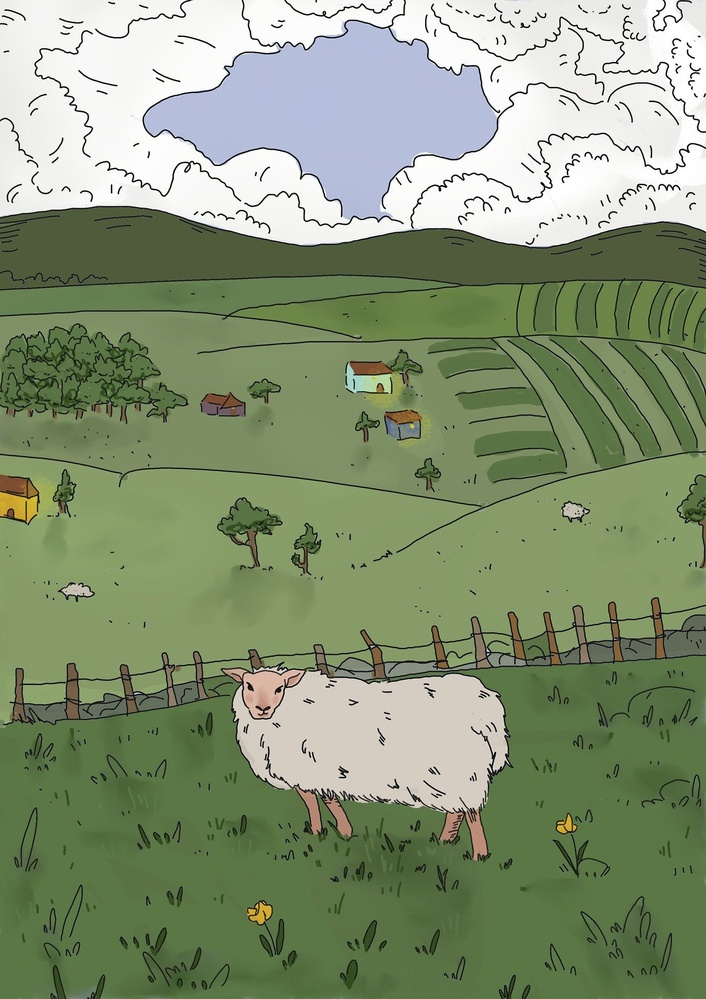
#> input picture får.jpg, 706 x 999 px, shrunk from 1357 x 1920 before the run
$ python exempel_Wmatris.py
#> lines starting #> are read from the running program, lines starting #| are printed output that depends on the picture
# -*- coding: utf-8 -*-
"""
Created on Wed Jul 20 20:53:00 2022
@author: petrusisaksson
"""
from numpy import *
from matplotlib.pyplot import *
import imageio as iio

"Exempel för att skapa Wavelet transformation"

får=iio.imread('får.jpg',as_gray=True)
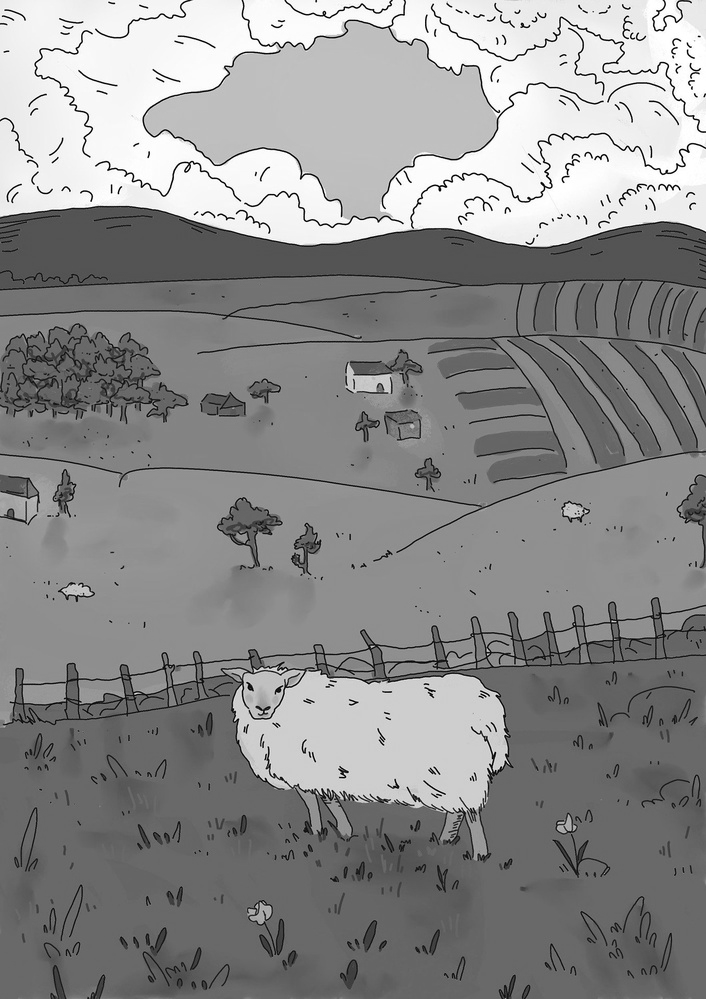
#> får: shape (999, 706) float32; min 0, max 255, mean 141

# [44 lines left out: functions Wavelet_trans, simplifyfoto, not called in this run]

#gruppfoto_trans=Wavelet_trans(gruppfoto)
#iio.imsave('grupfoto_trans.jpg',gruppfoto_trans)

$ run again, with gruppfoto.jpg copied over får.jpg
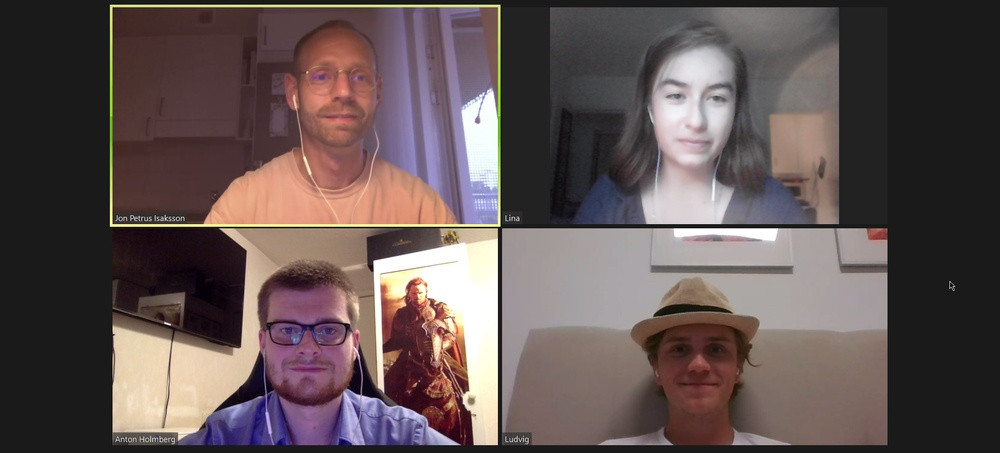
#> input picture gruppfoto.jpg, 1000 x 453 px, shrunk from 1920 x 869 before the run
#> `får=iio.imread('får.jpg',as_gray=True)`:
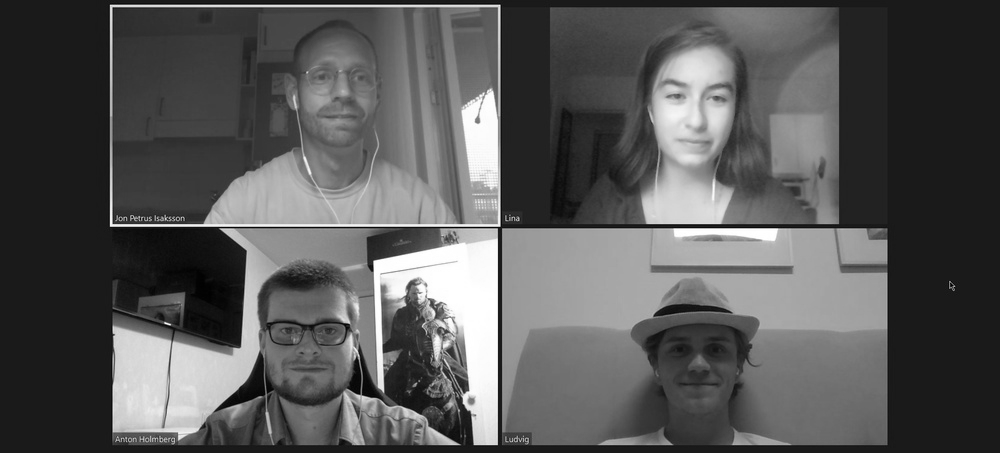
#> får: shape (453, 1000) float32; min 0, max 255, mean 88.2

$ run again, with hannes.jpg copied over får.jpg
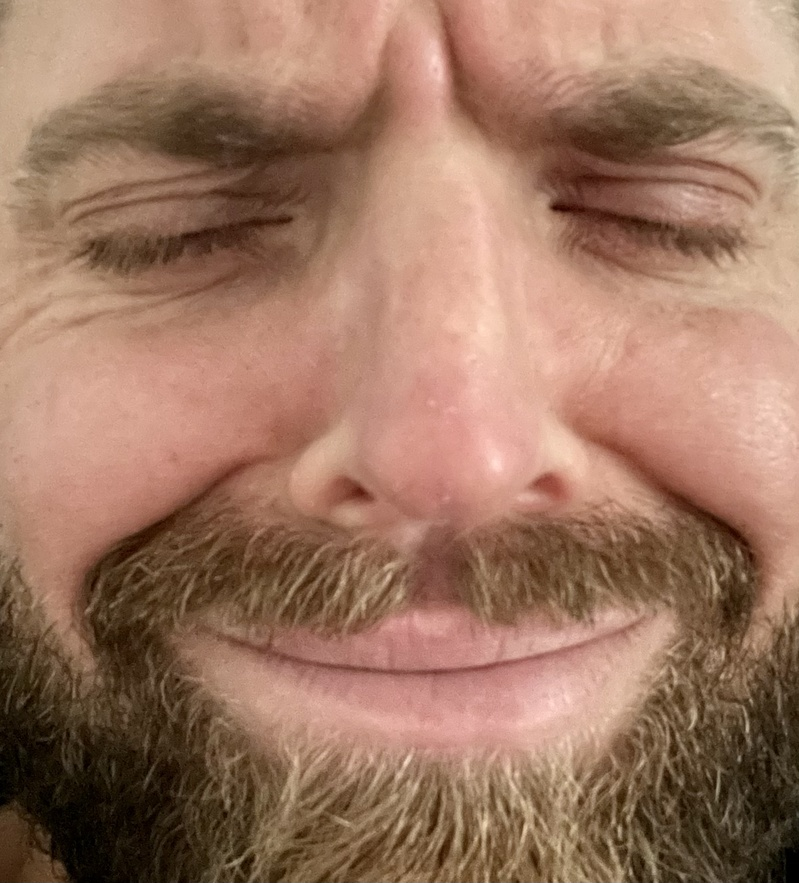
#> input picture hannes.jpg, 799 x 883 px, shrunk from 1744 x 1929 before the run
#> `får=iio.imread('får.jpg',as_gray=True)`:
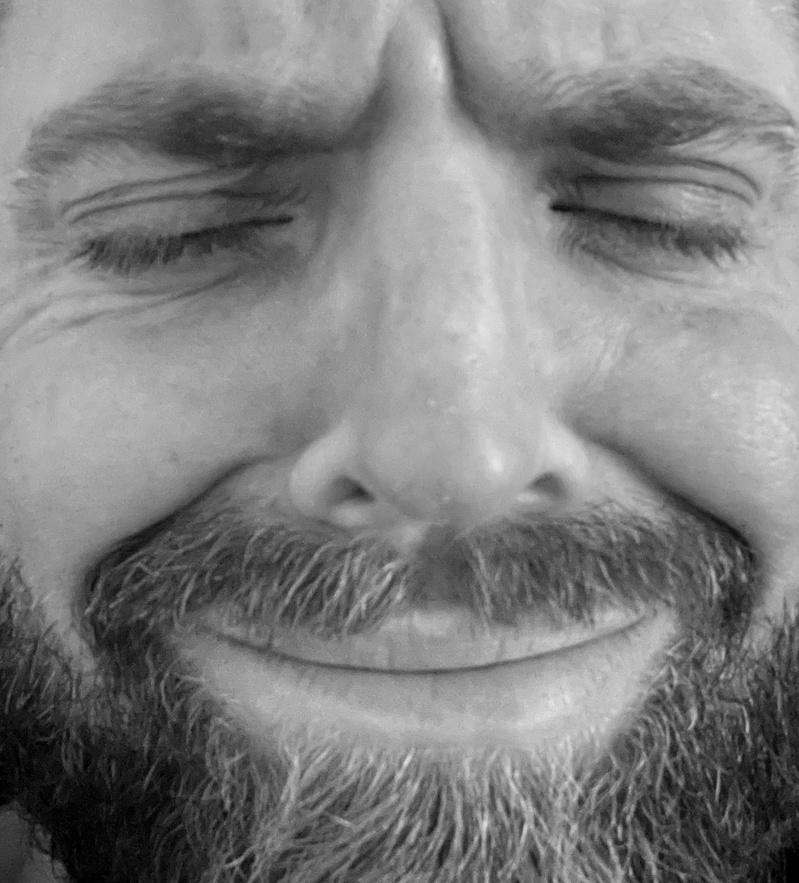
#> får: shape (883, 799) float32; min 0, max 230.6, mean 128.1
